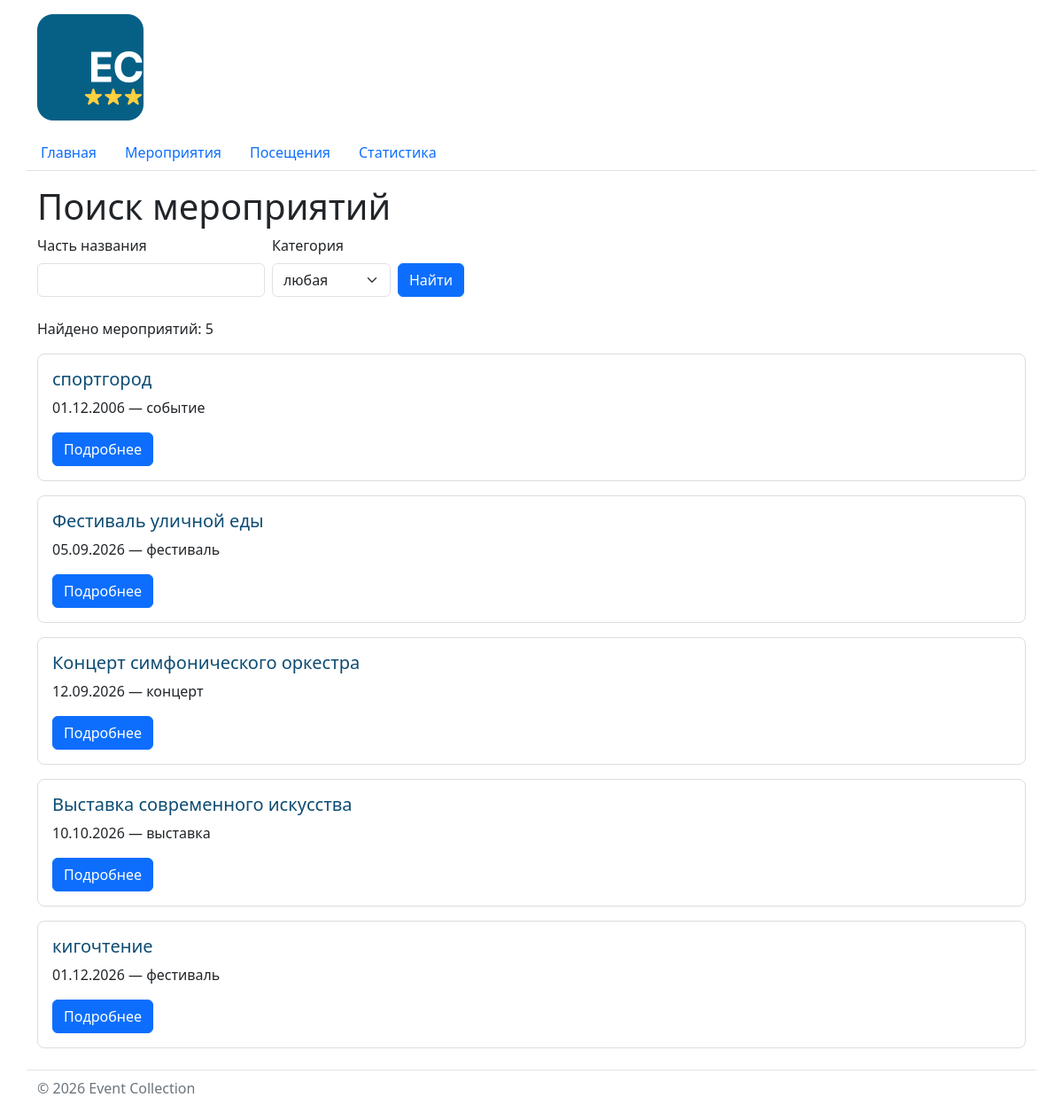
The app's page /events/search/ with its own data.
### events/views.py (the view)
# urls.py: path("search/", views.event_search, name="search"),
def event_search(request: HttpRequest) -> HttpResponse:
    query = request.GET.get("q", "").strip()
    category = request.GET.get("category", "").strip()
    sql = SEARCH_SQL
    params = [f"%{query.lower()}%"]
    if category:
        sql += " AND category = ?"
        params.append(category)
    sql += " ORDER BY date"
    context = {
        "events": fetch_all(sql, tuple(params)),
        "categories": fetch_all(CATEGORIES_SQL),
        "query": query,
        "category": category,
    }
    return render(request, "events/event_search.html", context)

### db/database.py (called while the page is built)
def get_connection() -> sqlite3.Connection:
    conn = sqlite3.connect(DB_PATH)
    conn.row_factory = sqlite3.Row
    conn.execute("PRAGMA foreign_keys = ON")
    return conn

def fetch_all(query: str, params: tuple = ()) -> list[sqlite3.Row]:
    conn = get_connection()
    try:
        return conn.execute(query, params).fetchall()
    finally:
        conn.close()

### events/templates/events/event_search.html (shortened to what this page needs)
{% extends "base.html" %}
{% block content %}
  <h1>Поиск мероприятий</h1>
  <form method="get" class="row g-2 mb-4">
    <div class="col-auto">
      <label for="q" class="form-label">Часть названия</label>
      <input
        type="text"
        id="q"
        name="q"
        value="{{ query }}"
        class="form-control"
      >
    </div>
    <div class="col-auto">
      <label for="category" class="form-label">Категория</label>
      <select id="category" name="category" class="form-select">
        <option value="">любая</option>
      </select>
    </div>
    <div class="col-auto align-self-end">
      <button type="submit" class="btn btn-primary">Найти</button>
    </div>
  </form>
  <p>Найдено мероприятий: {{ events|length }}</p>
  {% for event in events %}
    {% include "events/includes/event_card.html" %}
  {% empty %}
    <p>По заданным условиям мероприятия не найдены.</p>
  {% endfor %}
{% endblock %}

### events/templates/events/includes/event_card.html
<article class="card event-card mb-3">
  <div class="card-body">
    <h2 class="card-title h5">{{ event.title|default:"Без названия" }}</h2>
    <p class="card-text">
      {{ event.date_display }} — {{ event.category }}
    </p>
    <a href="{% url 'events:detail' event.id %}" class="btn btn-primary">
      Подробнее
    </a>
  </div>
</article>

### homepage/static/homepage/css/style.css (style rules this page uses)
body { min-height: 100vh; }
.event-card { border: 1px solid #dddddd; border-radius: 8px; }
.event-card .card-title { color: #0d4c73; }

### records on screen
events: title "спортгород", date_display "01.12.2006", category "событие"
events: title "Фестиваль уличной еды", date_display "05.09.2026", category "фестиваль"
events: title "Концерт симфонического оркестра", date_display "12.09.2026", category "концерт"
events: title "Выставка современного искусства", date_display "10.10.2026", category "выставка"
events: title "кигочтение", date_display "01.12.2026", category "фестиваль"

### other values on screen
{{ events|length }} "5"
